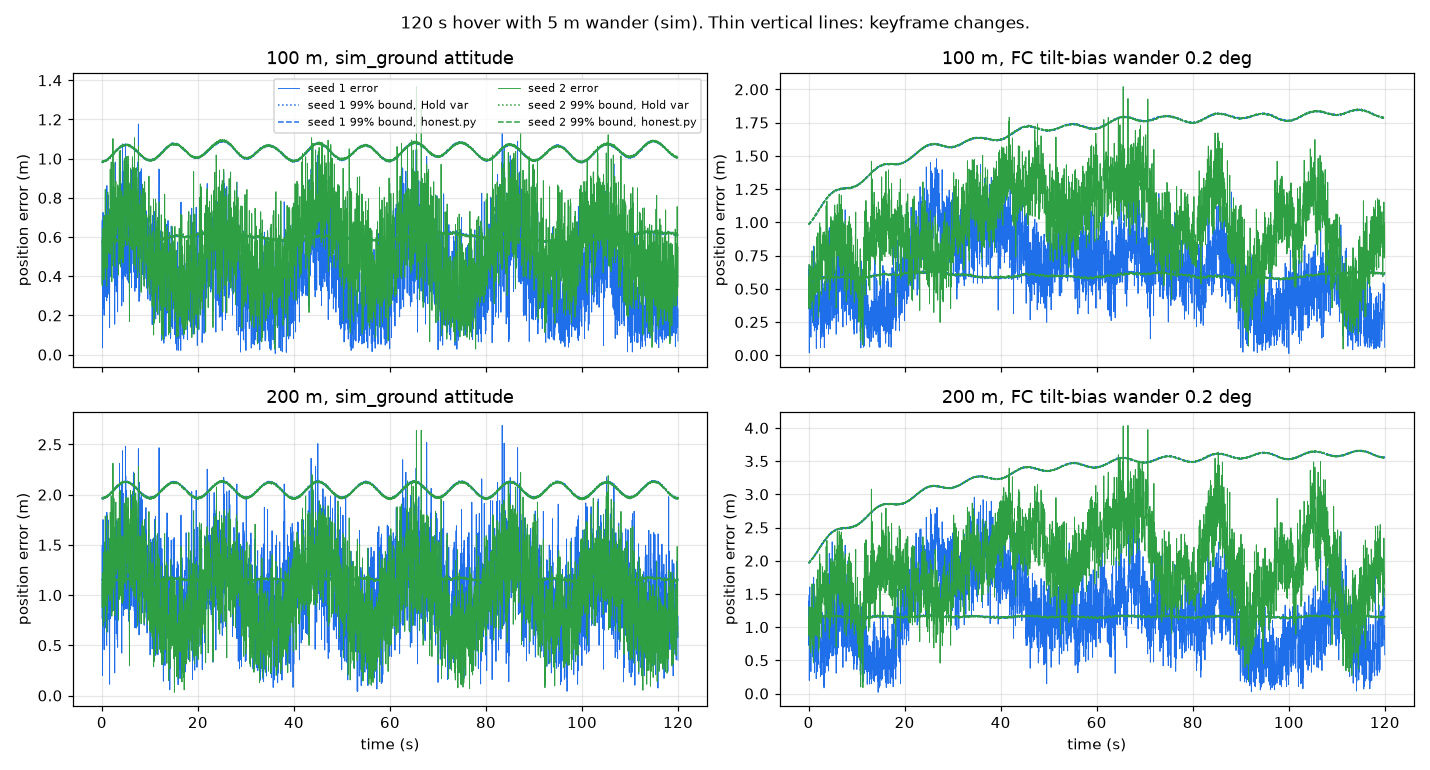

This chart was generated by the following Python code:
#!/usr/bin/env python3
"""Check 7: 120 s hover at 100 m and 200 m over ottawa2019fall with a slow 5 m wander.

Two FC-attitude cases:
  sim_ground   constant bias + white noise (as sim_test.fc_feeds)
  bias wander  plus a slow tilt-bias wander on roll and pitch (Gauss-Markov, sigma 0.2 deg,
               tau 30 s), like an EKF tilt estimate that drifts with temperature and manoeuvres.
               sim_ground has no such term.
Logs the error, keyframe changes and the sent 99 % bound; also the bound of honest.py
(SIG_BIAS = 0.2 deg, TAU 30 s for the wander case). Plot: e7_long_hover.png.
Run: ~/.venvs/vio/bin/python e7_long_hover.py     (about 150 s on 16 threads)
"""
import math
import os
import sys

sys.path.insert(0, os.path.dirname(os.path.abspath(__file__)))
import numpy as np  # noqa: E402

import common as C  # noqa: E402
from honest import HonestHold  # noqa: E402

T = 120.0
S = C.S


def wander_hover(h0):
    pos0, att, h = S.hover(h0)

    def pos(t):
        t = np.asarray(t)
        return pos0(t) + np.c_[5.0 * np.sin(2 * np.pi * t / 60.0), 5.0 * np.sin(2 * np.pi * t / 45.0 + 1.0)]
    return pos, att, h


def gauss_markov(seed, sigma_deg=0.2, tau=30.0, dt=0.01, T=T):
    r = np.random.default_rng(1000 + seed)
    n = int((T + 3) / dt)
    a = math.exp(-dt / tau)
    b = np.zeros((n, 2))
    b[0] = r.normal(0, math.radians(sigma_deg), 2)
    for k in range(1, n):
        b[k] = a * b[k - 1] + math.radians(sigma_deg) * math.sqrt(1 - a * a) * r.normal(size=2)
    ts = np.arange(n) * dt - 1.5
    return lambda t: np.array([np.interp(t, ts, b[:, 0]), np.interp(t, ts, b[:, 1]), 0.0])


def job(h0, wander, seed):
    import cv2
    cv2.setNumThreads(2)              # 8 jobs x 2 threads: keeps the run under 3 minutes
    pos, att, h = wander_hover(h0)
    hold = HonestHold(S.K, S.D, S.R_BC_NADIR, S.READOUT)
    if wander:
        hold.SIG_BIAS, hold.TAU_BIAS = math.radians(0.2), 30.0
    rec, _ = C.scenario("ottawa2019fall", h0, T=T, seed=seed, pos_fn=pos, att_fn=att, h_fn=h,
                        att_bias_fn=gauss_markov(seed) if wander else None, hold=hold)
    s = rec.sent
    return dict(h=h0, wander=wander, seed=seed, t=rec.t[s].tolist(), err=rec.err[s].tolist(),
                vo=rec.var_old[s].tolist(), vn=rec.var[s].tolist(),
                sw=rec.t[(rec.kf_new == 1)].tolist()[1:], n=rec.n[s].tolist(), summ=rec.summary())


if __name__ == "__main__":
    import matplotlib
    matplotlib.use("Agg")
    import matplotlib.pyplot as plt

    jobs = [dict(h0=h, wander=w, seed=s) for h in (100, 200) for w in (False, True) for s in (1, 2)]
    res = C.pmap(job, jobs)
    print(f"120 s hover, 5 m wander, ottawa2019fall. Error by 20 s window (mean m); false-fix old -> honest.py")
    print(" h(m)  FC attitude   seed  kf changes   0-20   20-40  40-60  60-80  80-100 100-120   RMS  "
          "inliers first/last 10 s  false-fix old -> new")
    for r in res:
        t, e = np.array(r["t"]), np.array(r["err"])
        win = [np.mean(e[(t >= a) & (t < a + 20)]) for a in range(0, 120, 20)]
        q_old = 2 * e ** 2 / np.array(r["vo"])
        q_new = 2 * e ** 2 / np.array(r["vn"])
        n = np.array(r["n"])
        print(f" {r['h']:4d}  {'bias wander' if r['wander'] else 'sim_ground ':11s}   {r['seed']}     {len(r['sw']):4d}     "
              + "  ".join(f"{w:5.2f}" for w in win)
              + f"   {r['summ']['rms']:5.2f}      {np.median(n[t < 10]):4.0f} / {np.median(n[t > 110]):4.0f}"
              f"            {np.mean(q_old > 9.21):5.1%} -> {np.mean(q_new > 9.21):5.1%}")
    fig, axs = plt.subplots(2, 2, figsize=(13, 7), sharex=True)
    for i, h in enumerate((100, 200)):
        for j, w in enumerate((False, True)):
            ax = axs[i, j]
            for r, col in zip([r for r in res if r["h"] == h and r["wander"] == w], ("#1f6feb", "#2ea043")):
                t, e = np.array(r["t"]), np.array(r["err"])
                ax.plot(t, e, color=col, lw=0.6, label=f"seed {r['seed']} error")
                ax.plot(t, np.sqrt(9.21 * np.array(r["vo"]) / 2), color=col, lw=1, ls=":",
                        label=f"seed {r['seed']} 99% bound, Hold var")
                ax.plot(t, np.sqrt(9.21 * np.array(r["vn"]) / 2), color=col, lw=1, ls="--",
                        label=f"seed {r['seed']} 99% bound, honest.py")
                for ts in r["sw"]:
                    ax.axvline(ts, color=col, alpha=0.3, lw=0.5)
            ax.set(title=f"{h} m, {'FC tilt-bias wander 0.2 deg' if w else 'sim_ground attitude'}",
                   ylabel="position error (m)")
            ax.grid(alpha=0.3)
            if i == 1:
                ax.set_xlabel("time (s)")
    axs[0, 0].legend(fontsize=7, ncol=2)
    fig.suptitle("120 s hover with 5 m wander (sim). Thin vertical lines: keyframe changes.", fontsize=11)
    fig.tight_layout()
    fig.savefig(os.path.join(C.HERE, "e7_long_hover.png"), dpi=110)
    print("wrote e7_long_hover.png")
